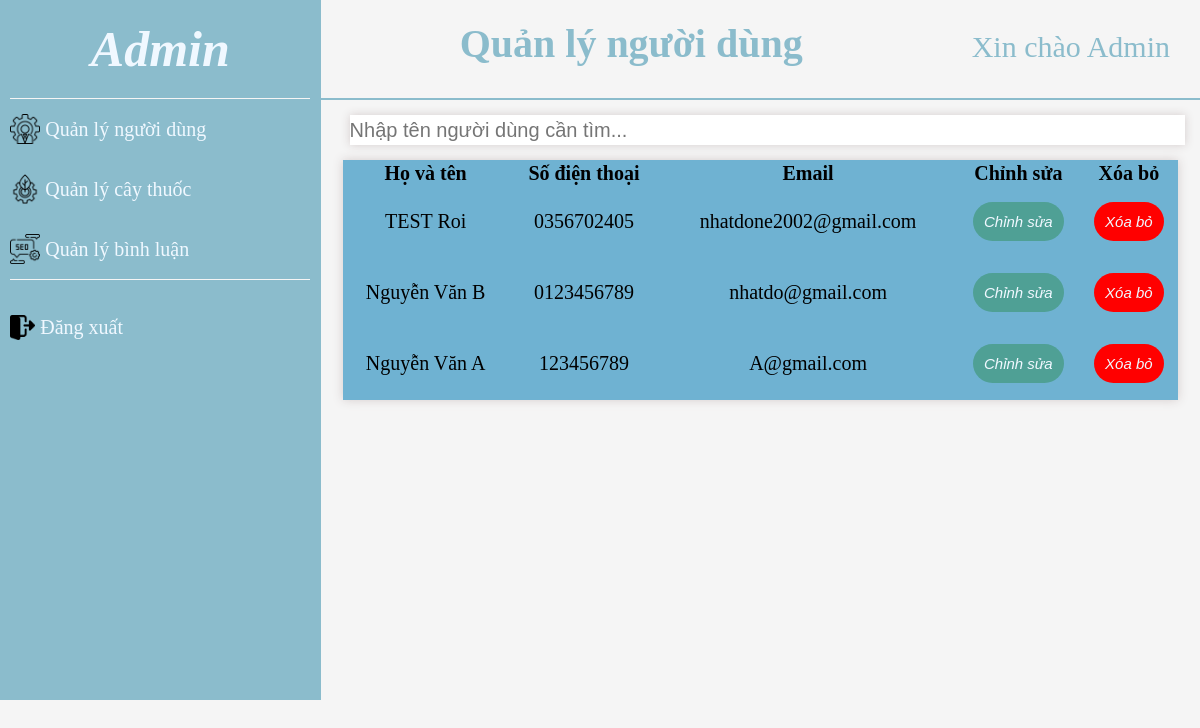
/CNPM/TRACUU/Admin/manageUser, run on the app's committed database.
### tables this page shows
CREATE TABLE `user` (
  `id` int(11) NOT NULL,
  `username` varchar(40) NOT NULL,
  `password` varchar(50) NOT NULL,
  `hoten` varchar(40) NOT NULL,
  `sdt` varchar(40) NOT NULL,
  `email` varchar(40) NOT NULL
);

### CNPM/TRACUU/mvc/core/Controller.php (called while the page is built, shortened)
<?php
    class Controller{
        public function model($model){
            return new $model;
        }
        public function view($view, $data=[]){
            require_once "./mvc/views/".$view.".php";
        }
    }
?>

### CNPM/TRACUU/mvc/controllers/Admin.php (called while the page is built, shortened)
<?php
    class controllerAdmin extends Controller{
        protected $modelUser;
        protected $modelAdmin;
        public function __construct(){
            $this->modelUser = $this->model('User');
            $this->modelAdmin = $this->model('Admin');
        }
        public function manageUser(){
                $this->views = $this->view('manageUser',[
                    'username' => $this->modelAdmin->getUsername("admin"),
                    'user' => $this->modelUser->getUser()
                ]);
        }
    }
?>

### CNPM/TRACUU/mvc/core/App.php (called while the page is built, shortened)
<?php
    class App{
        protected $controller="Home";
        protected $action = "Show";
        function __construct(){
            $url =  explode("/", trim($this->UrlProcess()));
            if(file_exists("./mvc/controllers/".$url[0].".php")){
                $this->controller = $url[0];
                unset($url[0]);
            }
            if(isset($url[1])){
                if(method_exists("controller".$this->controller, $url[1])){
                    $this->action = $url[1];
                }
                unset($url[1]);
            }
            $Control = new $Class;
            $this->params = $url?array_values($url):[];
            call_user_func_array([$Control, $this->action], $this->params);
        }
        function UrlProcess(){
            if(isset($_GET["url"])){
                return $_GET["url"];
            }else{
                return '';
            }
        }
    }
?>

### CNPM/TRACUU/index.php (called while the page is built, shortened)
<?php
    $myApp = new App();
?>

### CNPM/TRACUU/mvc/core/DB.php (called while the page is built, shortened)
<?php
    class DB{
        protected $host = "localhost";
        protected $user = "root";
        protected $pass = "";
        protected $database = "quanlyhethong";
        function __construct(){
            $this->conn = mysqli_connect($this->host,$this->user,$this->pass,$this->database);
        }
    }
?>

### CNPM/TRACUU/mvc/models/Admin.php (called while the page is built, shortened)
<?php
    class Admin extends DB{
        public function getUsername($username){
            $sql = "SELECT * FROM admin where username = '$username'";
            if(mysqli_query($this->conn,$sql)){
                return mysqli_query($this->conn,$sql);
            }else{
                return fasle;
            }
        }
    }
?>

### CNPM/TRACUU/mvc/models/User.php (called while the page is built, shortened)
<?php
    class User extends DB{
        public function getUser(){
            $sql = "SELECT * FROM user";
            return mysqli_query($this->conn,$sql);
        }
    }
?>

### CNPM/TRACUU/mvc/views/manageUser.php (the view, shortened to what this page needs)
<!DOCTYPE html>
<html lang="en">
<head>
    <link rel="stylesheet" href="/CNPM/TRACUU/assets/css/adminPage.css">
    <link rel="stylesheet" href="/CNPM/TRACUU/assets/css/UserManagePage.css">
</head>
<body>
    <div class="contain">
        <?php
            require_once("./mvc/views/includes/sideBarAdmin.php");
        ?>
        <div class="content">
            <div class="header">
                <h3>Quản lý người dùng</h3>
                <p>Xin chào <span>Admin</span></p>
            </div>
            <form action="/CNPM/TRACUU/Admin/searchUser" method="post">
                <input class="searchUser" name="searchUser" type="search" placeholder="Nhập tên người dùng cần tìm...">
            </form>
            <div class="section">
                <table class="table">
                    <thead>
                        <tr>
                            <th>Họ và tên</th>
                            <th>Số điện thoại</th>
                            <th>Email</th>
                            <th>Chỉnh sửa</th>
                            <th>Xóa bỏ</th>
                        </tr>
                    </thead>
                    <tbody>
                        <?php
                            if(!empty($data['search'])){
                                while($row = mysqli_fetch_array($data['search'])){
                                    $user = $row['username'];
                                    echo "<tr>";
                                    echo "<td>".$row['hoten']."</td>";
                                    echo "<td>".$row['sdt']."</td>";
                                    echo "<td>".$row['email']."</td>";
                                    echo '<td><button class="edit"><a href="/CNPM/TRACUU/Admin/editUser/'.$row['username'].'">Chỉnh sửa</a></button></td>';
                                    echo '<td><button class="delete" id="'.$row['username'].'" href="/CNPM/TRACUU/Admin/deleteUser/'.$row['username'].'">Xóa bỏ</button></td>';
                                    echo "</tr>";
                                }
                            }else
                            if(!empty($data['user'])){
                                while($row = mysqli_fetch_array($data['user'])){
                                    echo "<tr>";
                                    echo "<td>".$row['hoten']."</td>";
                                    echo "<td>".$row['sdt']."</td>";
                                    echo "<td>".$row['email']."</td>";
                                    echo '<td><button class="edit"><a href="/CNPM/TRACUU/Admin/editUser/'.$row['username'].'">Chỉnh sửa</a></button></td>';
                                    echo '<td><button class="delete" id="'.$row['username'].'" href="/CNPM/TRACUU/Admin/deleteUser/'.$row['username'].'">Xóa bỏ</button></td>';
                                    echo "</tr>";
                                }
                            }
                        ?>
                    </tbody>
                </table>
            </div>
        </div>
    </div>
</body>
</html>

### CNPM/TRACUU/assets/css/adminPage.css (style rules this page uses)
* { padding: 0; margin: 0; box-sizing: border-box; }
body { background-color: whitesmoke; }
.contain { display: flex; margin: 0; padding: 0; }
a:-webkit-any-link { color: aliceblue; text-decoration: none; cursor: pointer; }
.content { height: 100vh; width: 80%; }
.header { height: 100px; display: flex; justify-content: space-between; border-bottom: 2px solid #8BBCCC; }
.header h3 { color: #8BBCCC; font-size: 40px; padding: 20px; }
.header p { color: #8BBCCC; font-size: 30px; margin: 30px; }

### CNPM/TRACUU/assets/css/UserManagePage.css (style rules this page uses)
.section { width: 100%; display: flex; justify-content: center; }
.table { width: 95%; box-shadow: 0 0 10px #d4cccc; text-align: center; font-size: 20px; background-color: #6FB2D2; }
tbody td { padding: 15px 0; }
.delete { background-color: red; font-size: 15px; padding: 10px; border:1px solid transparent; border-radius: 20px; font-style: oblique; color: aliceblue; cursor: pointer; }
.edit { background-color: #4FA095; font-size: 15px; padding: 10px; border:1px solid transparent; border-radius: 20px; font-style: oblique; }
.searchUser { margin: 15px 29px; width: 95%; height: 30px; font-size: 20px; border: transparent; box-shadow: 0 0 10px #d4cccc; }

### data on the page
user: hoten "TEST Roi", sdt "0356702405", email "nhatdone2002@gmail.com"
user: hoten "Nguyễn Văn B", sdt "0123456789", email "nhatdo@gmail.com"
user: hoten "Nguyễn Văn A", sdt "123456789", email "A@gmail.com"
